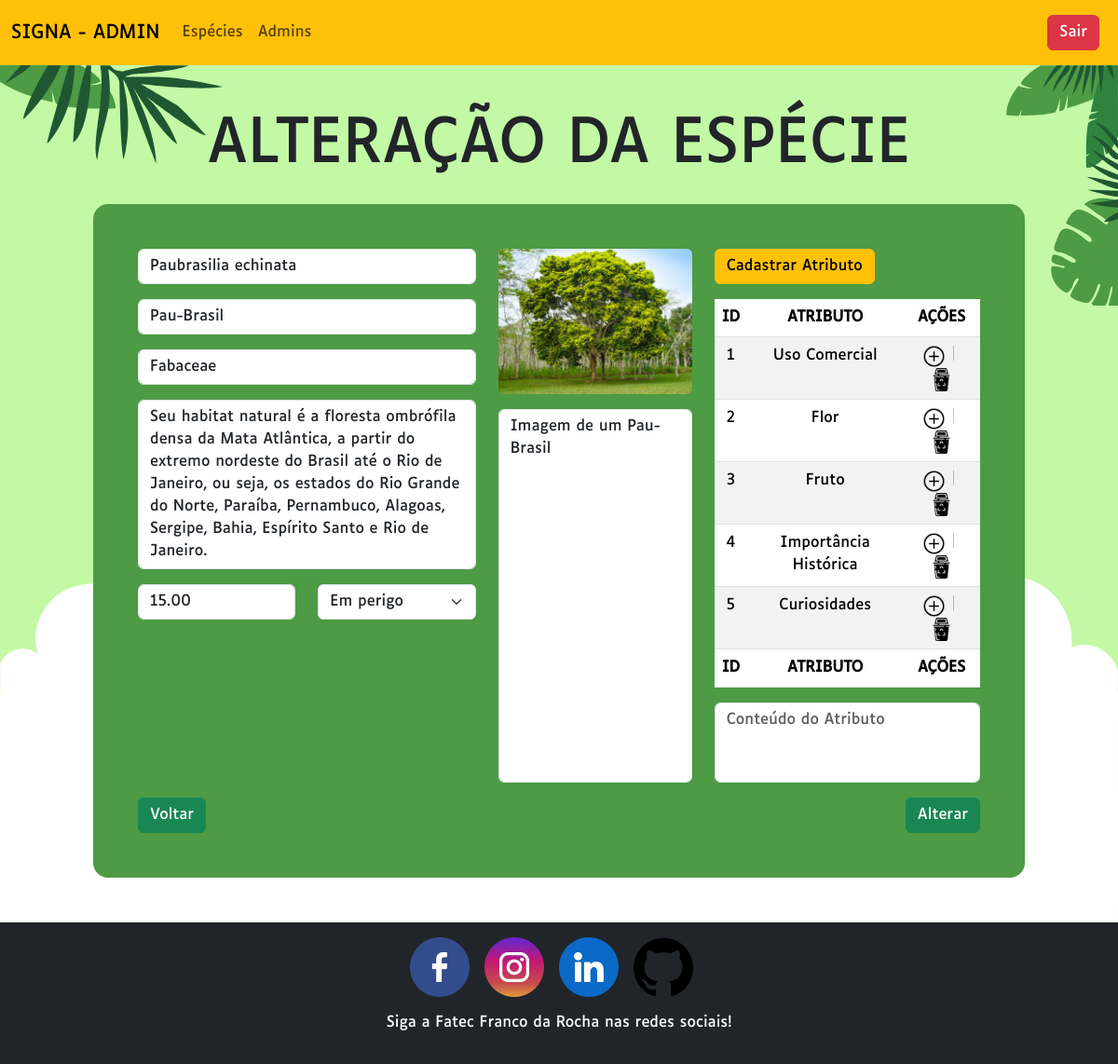
The app's page /especies/altera/1 (signed in) with its own data.
### tables this page shows
CREATE TABLE TBESPECIE
(
	IDESPECIE INT AUTO_INCREMENT,												  
	NOMECIE VARCHAR(256),						                                  
	NOMEPOP VARCHAR(256),						                                  
	FAMILIA VARCHAR(256),						                                  
	HABITAT VARCHAR(2000),						                                  
	ALTURA DECIMAL(5,2),							                              
	CONSERV CHAR(1),															  
	IMAGEM VARCHAR(256),						                                  
	DESCRICAOIMG VARCHAR(256),					                                  
	DATACAD DATETIME,						                                  
	IDCADADM INT, 
	CONSTRAINT TBESPECIE_PK PRIMARY KEY (IDESPECIE),
	CONSTRAINT TBESPECIE_FK_TBADMIN FOREIGN KEY (IDCADADM) REFERENCES TBADMIN(IDADMIN)
);

### controller/routes.php (called while the page is built, shortened)
<?php
include_once "especie.php";
include_once "atributo.php";
class Route
{
    function abrirAlteraEspecie($id)
    {
        $especie = new EspecieController();
        $especie = $especie->buscar($id);
        $atributos = new AtributoController();
        $atributos = $atributos->listar($id);
        include_once "view/paginaCadAltEspecie.php";
    }
}
?>

### model/especie.php (called while the page is built, shortened)
<?php
class Especie
{
    private $IDESPECIE;
    function buscar()
    {
        $con = Conexao::conectar();
        $cmd = $con->prepare("SELECT * FROM TBESPECIE WHERE IDESPECIE = :IDESPECIE");
        $cmd->bindParam(":IDESPECIE", $this->IDESPECIE);
        $cmd->execute();
        return $cmd->fetch(PDO::FETCH_OBJ);
    }
}
?>

### controller/especie.php (called while the page is built, shortened)
<?php
include_once "model/especie.php";
class EspecieController
{
    function buscar($id)
    {
        $especie = new Especie();
        $especie->IDESPECIE = $id;
        return $especie->buscar();
    }
}
?>

### model/atributo.php (called while the page is built, shortened)
<?php
class Atributo
{
    private $IDESPECIE;
    function listar()
    {
        $con = Conexao::conectar();
        $cmd = $con->prepare("CALL SP_SELECTATRI_ESPECIE (:IDESPECIE)");
        $cmd->bindParam(":IDESPECIE", $this->IDESPECIE);
        $cmd->execute();
        return $cmd->fetchAll(PDO::FETCH_OBJ);
    }
}
?>

### controller/atributo.php (called while the page is built, shortened)
<?php
include_once "model/atributo.php";
class AtributoController
{
    function listar($id = null)
    {
        $cmd = new Atributo();
        $cmd->IDESPECIE = $id;
        return $cmd->listar();
    }
}
?>

### view/paginaCadAltEspecie.php (the view, shortened to what this page needs)
<!DOCTYPE html>
<html lang="pt-br">
<head>
    <?php include_once "resource/head.php";?>
</head>
<body class="d-flex flex-column min-vh-100">
    <?php $url = $_GET["url"]; $url = explode("/",$url);?>
    <div class="corpo min-vh-100 h-100">
        <div class="conteudo bg-secondary h-100 clouds">
            <div class="container-fluid folhas p-0 m-0 row justify-content-center align-content-center position-relative h-100">
                <section class="col-sm-12 col-lg-11 col-xl-10 p-0 my-5" style="z-index: 2;">
                    <header class="display-1 text-center mb-4"><?php echo $url[1] == 'cadastro'? 'CADASTRO':'ALTERAÇÃO';?> DA ESPÉCIE</header>
                    <article class="bg-verde p-3 p-lg-5 rounded-4 text-white">
                        <form action="<?php echo $url[1] == 'cadastro'? URL.'especies/cadastrar':URL.'especies/alterar';?>" method="POST" enctype="multipart/form-data">
                            <div class="row mb-3">
                                <div class="col-12 col-sm-5 mb-3 mb-sm-0">
                                    <div class="mb-3">
                                        <input type="text" value="<?php echo isset($especie)?$especie->NOMECIE:'';?>" placeholder="Nome Científico" class="form-control" id="inputNomeCie" name="inputNomeCie" aria-label="Digite o nome científico" maxlength="256" required>
                                    </div>
                                    <div class="mb-3">
                                        <input type="text" value="<?php echo isset($especie)?$especie->NOMEPOP:'';?>" placeholder="Nome Popular" class="form-control" id="inputNomePop" name="inputNomePop" aria-label="Digite o nome popular" maxlength="256" required>
                                    </div>
                                    <div class="mb-3">
                                        <input type="text" value="<?php echo isset($especie)?$especie->FAMILIA:'';?>" placeholder="Família" class="form-control" id="inputFamilia" name="inputFamilia" aria-label="Digite o nome da família da espécie" maxlength="256" required>
                                    </div>
                                    <div class="mb-3">
                                        <textarea class="form-control" placeholder="Habitat Natural" id="inputHabitat" name="inputHabitat" rows="7" style="height:100%; resize:none;"><?php echo isset($especie)?$especie->HABITAT:'';?></textarea>
                                    </div>
                                    <div class="row">
                                        <div class="col-sm-6 mb-3 mb-sm-0">
                                            <input type="number" value="<?php echo isset($especie)?$especie->ALTURA:'';?>" placeholder="Altura adulta(m)" step="0.01" class="form-control" id="inputAltura" name="inputAltura" aria-label="Digite a altura da árvore adulta" min="00.00" max="999.99" required>
                                        </div>
                                        <div class="col-sm-6">
                                            <select value="<?php echo isset($especie)?$especie->CONSERV:'';?>" name="inputConserv" placeholder="Estado de conservação" class="form-select" aria-label="Estado de conservação" required>
                                                <?php
                                                $estados = [0 => 'Extinto', 1 => 'Extinto na natureza', 2 => 'Criticamente em perigo', 3 => 'Em perigo', 4 => 'Vulnerável', 5 => 'Quase ameaçado', 6 => 'Pouco preocupante', 7 => 'Dados Deficientes', 8 => 'Não avaliada'];
                                                    foreach($estados as $index => $conserv)
                                                    {
                                                        echo (isset($especie) && $especie->CONSERV == $index) ? "<option value='$index' selected>$conserv</option>" : "<option value='$index'>$conserv</option>";
                                                    }
                                                ?>
                                            </select>
                                        </div>
                                    </div>
                                </div>
                                <div class="col-12 col-sm-3 mb-3 mb-sm-0 d-flex flex-column">
                                    <div class="mb-3">
                                        <label for="inputImagem" class="w-100">
                                            <img src="<?php echo isset($especie->IMAGEM)? URL."resource/imagens/especies/$especie->IMAGEM":URL."resource/sem_imagem_clique.png";?>" id="imagem" class="w-100 h-100 rounded" for="inputImagem" style="height:100%;">
                                        </label>
                                    </div>
                                    <div class="m-0" style="height:100%;">
                                        <textarea class="form-control" placeholder="Descrição da imagem" id="inputImgDesc" name="inputImgDesc" style="height:100%; resize:none;"><?php echo isset($especie)?$especie->DESCRICAOIMG:'';?></textarea>
                                    </div>
                                </div>
                                <div class="col-12 col-sm-4 mb-3 mb-sm-0" id="listaAtributos">
                                    <a href="#" class="btn btn-warning mb-3" data-bs-toggle="modal" data-bs-target="#CadAtributo">Cadastrar Atributo</a>
                                    <table id="lista" class="table table-striped text-center">
                                        <thead>
                                            <tr>
                                                <th>ID</th>
                                                <th>ATRIBUTO</th>
                                                <th>AÇÕES</th>
                                            </tr>
                                        </thead>
                                        <tbody>
                                            <?php
                                            foreach($atributos as $atributo)
                                            {
                                            echo isset($atributo->DESCRICAO) ? "<tr id='$atributo->IDATRIBUTO' class='table-success'>" : "<tr id='$atributo->IDATRIBUTO'>";
                                                echo "
                                                <td>$atributo->IDATRIBUTO</td>
                                                <td>$atributo->NOMEATRIBUTO</td>
                                                <td>
                                                <a href='#inputDescAtr' onClick='addAtr($atributo->IDATRIBUTO)'><img src='".URL."resource/imagens/icons/botao-adicionar.png' style='width:25px;'></a><div class='vr mx-2'></div>
                                                <a href='#lista' onClick='excluirAtr($atributo->IDATRIBUTO)'><img src='".URL."resource/imagens/icons/trash.png' style='width:25px;'></a>
                                                </td>
                                            </tr>
                                            ";
                                            }
                                            ?>
                                        </tbody>
                                        <tfoot>
                                            <tr>
                                                <th>ID</th>
                                                <th>ATRIBUTO</th>
                                                <th>AÇÕES</th>
                                            </tr>
                                        </tfoot>
                                    </table>
                                    <div class="mt-3">
                                    <textarea class="form-control" placeholder="Conteúdo do Atributo " onblur="updInputAtr()" data-idAtr="" id="inputDescAtr" name="inputDescAtr" rows="3" style="height:100%; resize:none;" maxlength="256"></textarea>
                                </div>
                                </div>
                            </div>
                            <a href="<?php echo URL."especies/lista" ?>" class="btn btn-success" >Voltar</a>
                            <button type="submit" class="btn btn-success float-end"><?php echo $url[1] == 'cadastro'? 'Cadastrar':'Alterar';?></button>
                        </form>
                    </article>
                </section>
            </div>
        </div>
    </div>
</body>
</html>

### resource/css/default.css (style rules this page uses)
:root { overflow-x: hidden; --verde:#4D9B44; --verde-claro:#C3F8A5; --verde-escuro:#205732; --terroso-creme:#FFC7A4; }
@media only screen and (max-width: 1200px) { .display-1 { font-size: calc(1.0rem + 4vw); font-weight: 300; line-height: 1.2; } }
* { font-family: "luciole" !important; }
body { padding-right: 0 !important; }
.bg-verde { background-color: var(--verde); }
.folhas { background-color: var(--verde-claro); background-image:url('../ui/bg/bg_arvore_topo_esquerdo.svg'),url('../ui/bg/bg_arvore_topo_direito.svg'),url('../ui/bg/bg_arvore_inferior_esquerdo.svg'),url('../ui/bg/bg_arvore_inferior_direito.svg'); background-repeat: no-repeat; background-position: top left, top right, bottom left, bottom right; background-size: 20%,10%,20%,10%; }
.corpo { height: 100%; font-family: 'Luciole'; display: grid; grid-template-areas: 'navbar''conteudo''rodape'; grid-template-rows: minmax(70px,min-content) auto minmax(70px,min-content); grid-template-columns: 100%; }
.conteudo { grid-area: conteudo; }

### records on screen
tbespecie: inputNomeCie "Paubrasilia echinata", inputNomePop "Pau-Brasil", inputFamilia "Fabaceae", inputHabitat "Seu habitat natural é a floresta ombrófila densa da Mata Atlântica, a partir do extremo nordeste do Brasil até o Rio de Janeiro, ou seja, os estados do Rio Grande do Norte, Paraíba, Pernambuco, Alagoas, Sergipe, Bahia, Espírito Santo e Rio de Janeiro.", inputAltura "15.00", inputConserv "Em perigo", IMAGEM (picture), inputImgDesc "Imagem de um Pau-Brasil"

### other values on screen
$atributo->IDATRIBUTO "1"
$atributo->NOMEATRIBUTO "Uso Comercial"
$atributo->IDATRIBUTO "2"
$atributo->NOMEATRIBUTO "Flor"
$atributo->IDATRIBUTO "3"
$atributo->NOMEATRIBUTO "Fruto"
$atributo->IDATRIBUTO "4"
$atributo->NOMEATRIBUTO "Importância Histórica"
$atributo->IDATRIBUTO "5"
$atributo->NOMEATRIBUTO "Curiosidades"
